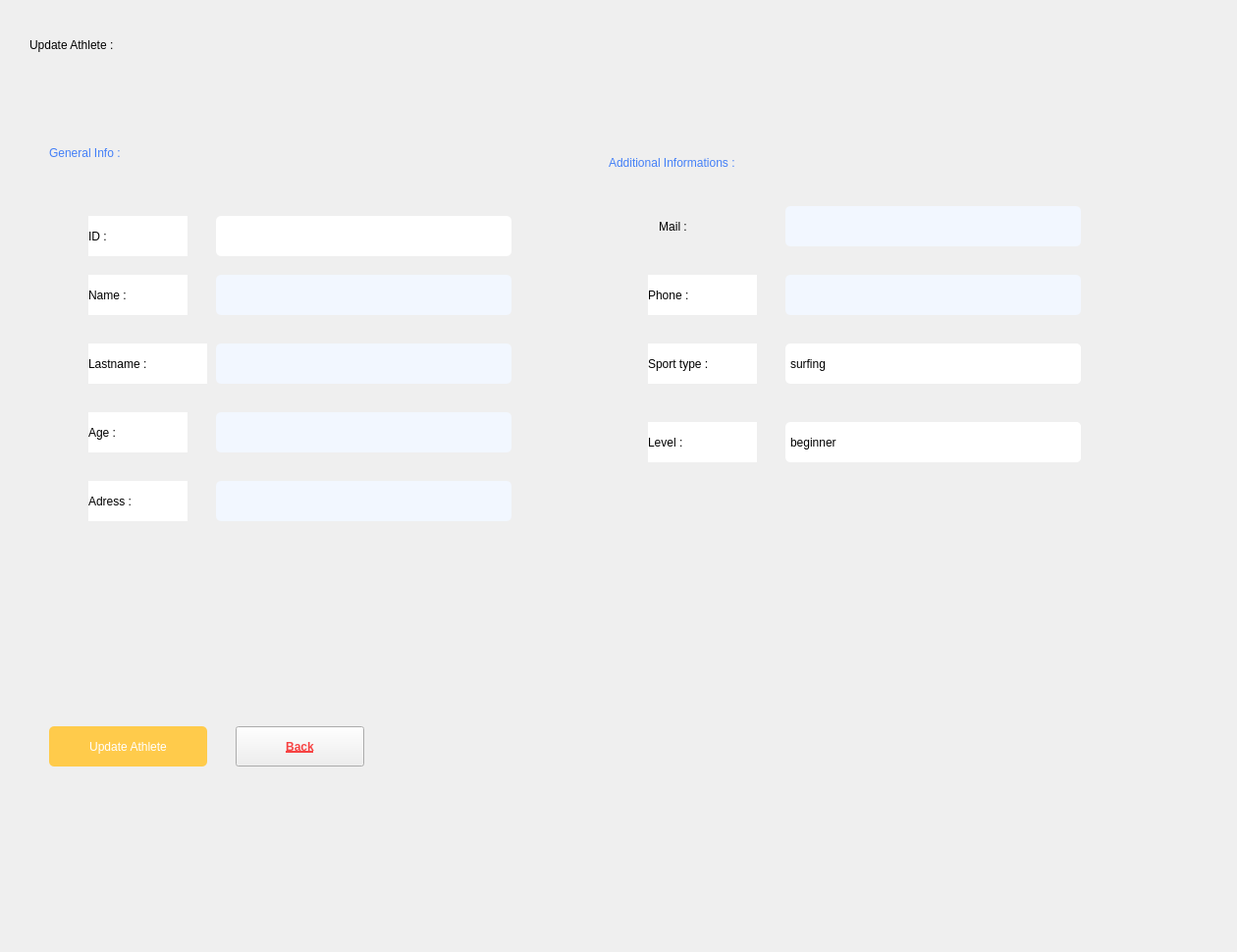
      <widget class="QWidget" name="modifPage">
       <widget class="QLabel" name="label_25">
        <property name="geometry">
         <rect>
          <x>620</x>
          <y>140</y>
          <width>271</width>
          <height>51</height>
         </rect>
        </property>
        <property name="layoutDirection">
         <enum>Qt::LeftToRight</enum>
        </property>
        <property name="styleSheet">
         <string notr="true">font: 10pt&quot;Italic Outline Art&quot; ;
color : #437FF7</string>
        </property>
        <property name="text">
         <string>Additional Informations :</string>
        </property>
       </widget>
       <widget class="QLabel" name="label_113">
        <property name="geometry">
         <rect>
          <x>90</x>
          <y>490</y>
          <width>101</width>
          <height>41</height>
         </rect>
        </property>
        <property name="styleSheet">
         <string notr="true">background-color: rgb(255, 255, 255);
font: 9pt &quot;poppins&quot;;
color: rgb(0, 0, 0);

</string>
        </property>
        <property name="text">
         <string>Adress :</string>
        </property>
        <property name="alignment">
         <set>Qt::AlignLeading|Qt::AlignLeft|Qt::AlignVCenter</set>
        </property>
       </widget>
       <widget class="QLabel" name="label_23">
        <property name="geometry">
         <rect>
          <x>940</x>
          <y>580</y>
          <width>311</width>
          <height>381</height>
         </rect>
        </property>
        <property name="text">
         <string/>
        </property>
        <property name="pixmap">
         <pixmap>:/img/img/typing_human.png</pixmap>
        </property>
       </widget>
       <widget class="QPushButton" name="update_updateBTN">
        <property name="geometry">
         <rect>
          <x>50</x>
          <y>740</y>
          <width>161</width>
          <height>41</height>
         </rect>
        </property>
        <property name="styleSheet">
         <string notr="true">background-color:#FFCB4B;border-radius :5px; 
color : #fff;</string>
        </property>
        <property name="text">
         <string>Update Athlete</string>
        </property>
       </widget>
       <widget class="QLabel" name="label_114">
        <property name="geometry">
         <rect>
          <x>660</x>
          <y>280</y>
          <width>111</width>
          <height>41</height>
         </rect>
        </property>
        <property name="styleSheet">
         <string notr="true">background-color: rgb(255, 255, 255);
font: 9pt &quot;poppins&quot;;
color: rgb(0, 0, 0);
</string>
        </property>
        <property name="text">
         <string>Phone :</string>
        </property>
        <property name="alignment">
         <set>Qt::AlignLeading|Qt::AlignLeft|Qt::AlignVCenter</set>
        </property>
       </widget>
       <widget class="QLineEdit" name="update_name">
        <property name="geometry">
         <rect>
          <x>220</x>
          <y>280</y>
          <width>301</width>
          <height>41</height>
         </rect>
        </property>
        <property name="styleSheet">
         <string notr="true">border-radius: 5px ;
background-color: rgb(242, 247, 255);</string>
        </property>
        <property name="text">
         <string/>
        </property>
        <property name="frame">
         <bool>true</bool>
        </property>
        <property name="alignment">
         <set>Qt::AlignCenter</set>
        </property>
        <property name="dragEnabled">
         <bool>true</bool>
        </property>
        <property name="readOnly">
         <bool>false</bool>
        </property>
       </widget>
       <widget class="QLabel" name="label_131">
        <property name="geometry">
         <rect>
          <x>90</x>
          <y>280</y>
          <width>101</width>
          <height>41</height>
         </rect>
        </property>
        <property name="styleSheet">
         <string notr="true">background-color: rgb(255, 255, 255);
font: 9pt &quot;poppins&quot;;
color: rgb(0, 0, 0);

</string>
        </property>
        <property name="text">
         <string>Name :</string>
        </property>
        <property name="alignment">
         <set>Qt::AlignLeading|Qt::AlignLeft|Qt::AlignVCenter</set>
        </property>
       </widget>
       <widget class="QLabel" name="label_22">
        <property name="geometry">
         <rect>
          <x>50</x>
          <y>130</y>
          <width>271</width>
          <height>51</height>
         </rect>
        </property>
        <property name="layoutDirection">
         <enum>Qt::LeftToRight</enum>
        </property>
        <property name="styleSheet">
         <string notr="true">font: 10pt&quot;Italic Outline Art&quot; ;
color : #437FF7</string>
        </property>
        <property name="text">
         <string>General Info :</string>
        </property>
       </widget>
       <widget class="QLineEdit" name="update_age">
        <property name="geometry">
         <rect>
          <x>220</x>
          <y>420</y>
          <width>301</width>
          <height>41</height>
         </rect>
        </property>
        <property name="styleSheet">
         <string notr="true">border-radius: 5px ;
background-color: rgb(242, 247, 255);</string>
        </property>
        <property name="text">
         <string/>
        </property>
        <property name="frame">
         <bool>true</bool>
        </property>
        <property name="alignment">
         <set>Qt::AlignCenter</set>
        </property>
        <property name="dragEnabled">
         <bool>true</bool>
        </property>
        <property name="readOnly">
         <bool>false</bool>
        </property>
       </widget>
       <widget class="QLabel" name="label_24">
        <property name="geometry">
         <rect>
          <x>30</x>
          <y>20</y>
          <width>271</width>
          <height>51</height>
         </rect>
        </property>
        <property name="styleSheet">
         <string notr="true">font: 12pt&quot;Italic Outline Art&quot; ;
</string>
        </property>
        <property name="text">
         <string>Update Athlete :</string>
        </property>
       </widget>
       <widget class="QLabel" name="label_115">
        <property name="geometry">
         <rect>
          <x>90</x>
          <y>420</y>
          <width>101</width>
          <height>41</height>
         </rect>
        </property>
        <property name="styleSheet">
         <string notr="true">background-color: rgb(255, 255, 255);
font: 9pt &quot;poppins&quot;;
color: rgb(0, 0, 0);

</string>
        </property>
        <property name="text">
         <string>Age :</string>
        </property>
        <property name="alignment">
         <set>Qt::AlignLeading|Qt::AlignLeft|Qt::AlignVCenter</set>
        </property>
       </widget>
       <widget class="QLineEdit" name="update_adress">
        <property name="geometry">
         <rect>
          <x>220</x>
          <y>490</y>
          <width>301</width>
          <height>41</height>
         </rect>
        </property>
        <property name="styleSheet">
         <string notr="true">border-radius: 5px ;
background-color: rgb(242, 247, 255);</string>
        </property>
        <property name="text">
         <string/>
        </property>
        <property name="frame">
         <bool>true</bool>
        </property>
        <property name="alignment">
         <set>Qt::AlignCenter</set>
        </property>
        <property name="dragEnabled">
         <bool>true</bool>
        </property>
        <property name="readOnly">
         <bool>false</bool>
        </property>
       </widget>
       <widget class="QLineEdit" name="update_lastname">
        <property name="geometry">
         <rect>
          <x>220</x>
          <y>350</y>
          <width>301</width>
          <height>41</height>
         </rect>
        </property>
        <property name="styleSheet">
         <string notr="true">border-radius: 5px ;
background-color: rgb(242, 247, 255);</string>
        </property>
        <property name="text">
         <string/>
        </property>
        <property name="alignment">
         <set>Qt::AlignCenter</set>
        </property>
       </widget>
       <widget class="QComboBox" name="update_typeSport">
        <property name="geometry">
         <rect>
          <x>800</x>
          <y>350</y>
          <width>301</width>
          <height>41</height>
         </rect>
        </property>
        <property name="styleSheet">
         <string notr="true">QComboBox{
background-color: white;
border-radius: 5px;
}


QComboBox::drop-down:button{
	background-color: white;
	width: 28px;
	border-radius : 5px;
}

QComboBox::down-arrow {
   
	image: url(:/img/img/ic_downArrow.png);
    width: 26px;
    height: 24px;
	padding: 5px;
}

</string>
        </property>
        <property name="editable">
         <bool>false</bool>
        </property>
        <property name="currentText">
         <string>surfing</string>
        </property>
        <property name="currentIndex">
         <number>0</number>
        </property>
        <property name="iconSize">
         <size>
          <width>21</width>
          <height>21</height>
         </size>
        </property>
        <property name="frame">
         <bool>false</bool>
        </property>
        <item>
         <property name="text">
          <string>surfing</string>
         </property>
        </item>
        <item>
         <property name="text">
          <string>nage libre</string>
         </property>
        </item>
       </widget>
       <widget class="QLabel" name="label_111">
        <property name="geometry">
         <rect>
          <x>660</x>
          <y>430</y>
          <width>111</width>
          <height>41</height>
         </rect>
        </property>
        <property name="styleSheet">
         <string notr="true">background-color: rgb(255, 255, 255);
font: 9pt &quot;poppins&quot;;
color: rgb(0, 0, 0);
</string>
        </property>
        <property name="text">
         <string>Level :</string>
        </property>
        <property name="alignment">
         <set>Qt::AlignLeading|Qt::AlignLeft|Qt::AlignVCenter</set>
        </property>
       </widget>
       <widget class="QLineEdit" name="update_mail">
        <property name="geometry">
         <rect>
          <x>800</x>
          <y>210</y>
          <width>301</width>
          <height>41</height>
         </rect>
        </property>
        <property name="styleSheet">
         <string notr="true">border-radius: 5px ;
background-color: rgb(242, 247, 255);</string>
        </property>
        <property name="text">
         <string/>
        </property>
        <property name="frame">
         <bool>true</bool>
        </property>
        <property name="alignment">
         <set>Qt::AlignCenter</set>
        </property>
        <property name="dragEnabled">
         <bool>true</bool>
        </property>
        <property name="readOnly">
         <bool>false</bool>
        </property>
       </widget>
       <widget class="QLabel" name="label_112">
        <property name="geometry">
         <rect>
          <x>90</x>
          <y>350</y>
          <width>121</width>
          <height>41</height>
         </rect>
        </property>
        <property name="styleSheet">
         <string notr="true">background-color: rgb(255, 255, 255);
font: 9pt &quot;poppins&quot;;
color: rgb(0, 0, 0);
</string>
        </property>
        <property name="text">
         <string>Lastname :</string>
        </property>
        <property name="alignment">
         <set>Qt::AlignLeading|Qt::AlignLeft|Qt::AlignVCenter</set>
        </property>
       </widget>
       <widget class="QLabel" name="label_116">
        <property name="geometry">
         <rect>
          <x>660</x>
          <y>350</y>
          <width>111</width>
          <height>41</height>
         </rect>
        </property>
        <property name="styleSheet">
         <string notr="true">background-color: rgb(255, 255, 255);
font: 9pt &quot;poppins&quot;;
color: rgb(0, 0, 0);
</string>
        </property>
        <property name="text">
         <string>Sport type :</string>
        </property>
        <property name="alignment">
         <set>Qt::AlignLeading|Qt::AlignLeft|Qt::AlignVCenter</set>
        </property>
       </widget>
       <widget class="QLabel" name="label_130">
        <property name="geometry">
         <rect>
          <x>650</x>
          <y>210</y>
          <width>71</width>
          <height>41</height>
         </rect>
        </property>
        <property name="styleSheet">
         <string notr="true">
font: 9pt &quot;poppins&quot;;
</string>
        </property>
        <property name="text">
         <string>Mail :</string>
        </property>
        <property name="alignment">
         <set>Qt::AlignCenter</set>
        </property>
       </widget>
       <widget class="QLineEdit" name="update_phone">
        <property name="geometry">
         <rect>
          <x>800</x>
          <y>280</y>
          <width>301</width>
          <height>41</height>
         </rect>
        </property>
        <property name="styleSheet">
         <string notr="true">border-radius: 5px ;
background-color: rgb(242, 247, 255);</string>
        </property>
        <property name="text">
         <string/>
        </property>
        <property name="frame">
         <bool>true</bool>
        </property>
        <property name="alignment">
         <set>Qt::AlignCenter</set>
        </property>
        <property name="dragEnabled">
         <bool>true</bool>
        </property>
        <property name="readOnly">
         <bool>false</bool>
        </property>
       </widget>
       <widget class="QPushButton" name="back">
        <property name="geometry">
         <rect>
          <x>240</x>
          <y>740</y>
          <width>131</width>
          <height>41</height>
         </rect>
        </property>
        <property name="font">
         <font>
          <weight>75</weight>
          <bold>true</bold>
          <underline>true</underline>
         </font>
        </property>
        <property name="styleSheet">
         <string notr="true">color : #F74343</string>
        </property>
        <property name="text">
         <string>Back</string>
        </property>
       </widget>
       <widget class="QComboBox" name="update_level">
        <property name="geometry">
         <rect>
          <x>800</x>
          <y>430</y>
          <width>301</width>
          <height>41</height>
         </rect>
        </property>
        <property name="styleSheet">
         <string notr="true">QComboBox{
background-color: white;
border-radius: 5px;
}


QComboBox::drop-down:button{
	background-color: white;
	width: 28px;
	border-radius : 5px;
}

QComboBox::down-arrow {
   
	image: url(:/img/img/ic_downArrow.png);
    width: 26px;
    height: 24px;
	padding: 5px;
}

</string>
        </property>
        <property name="editable">
         <bool>false</bool>
        </property>
        <property name="currentText">
         <string>beginner</string>
        </property>
        <property name="currentIndex">
         <number>0</number>
        </property>
        <property name="iconSize">
         <size>
          <width>21</width>
          <height>21</height>
         </size>
        </property>
        <property name="frame">
         <bool>false</bool>
        </property>
        <item>
         <property name="text">
          <string>beginner</string>
         </property>
        </item>
        <item>
         <property name="text">
          <string>intermediate</string>
         </property>
        </item>
        <item>
         <property name="text">
          <string>amateur</string>
         </property>
        </item>
        <item>
         <property name="text">
          <string>professional</string>
         </property>
        </item>
       </widget>
       <widget class="QLabel" name="label_132">
        <property name="geometry">
         <rect>
          <x>90</x>
          <y>220</y>
          <width>101</width>
          <height>41</height>
         </rect>
        </property>
        <property name="styleSheet">
         <string notr="true">background-color: rgb(255, 255, 255);
font: 9pt &quot;poppins&quot;;
color: rgb(0, 0, 0);

</string>
        </property>
        <property name="text">
         <string>ID : </string>
        </property>
        <property name="alignment">
         <set>Qt::AlignLeading|Qt::AlignLeft|Qt::AlignVCenter</set>
        </property>
       </widget>
       <widget class="QLineEdit" name="update_id">
        <property name="geometry">
         <rect>
          <x>220</x>
          <y>220</y>
          <width>301</width>
          <height>41</height>
         </rect>
        </property>
        <property name="statusTip">
         <string notr="true"/>
        </property>
        <property name="styleSheet">
         <string notr="true">border-radius: 5px ;
</string>
        </property>
        <property name="frame">
         <bool>true</bool>
        </property>
        <property name="alignment">
         <set>Qt::AlignCenter</set>
        </property>
        <property name="dragEnabled">
         <bool>true</bool>
        </property>
        <property name="readOnly">
         <bool>true</bool>
        </property>
       </widget>
      </widget>
